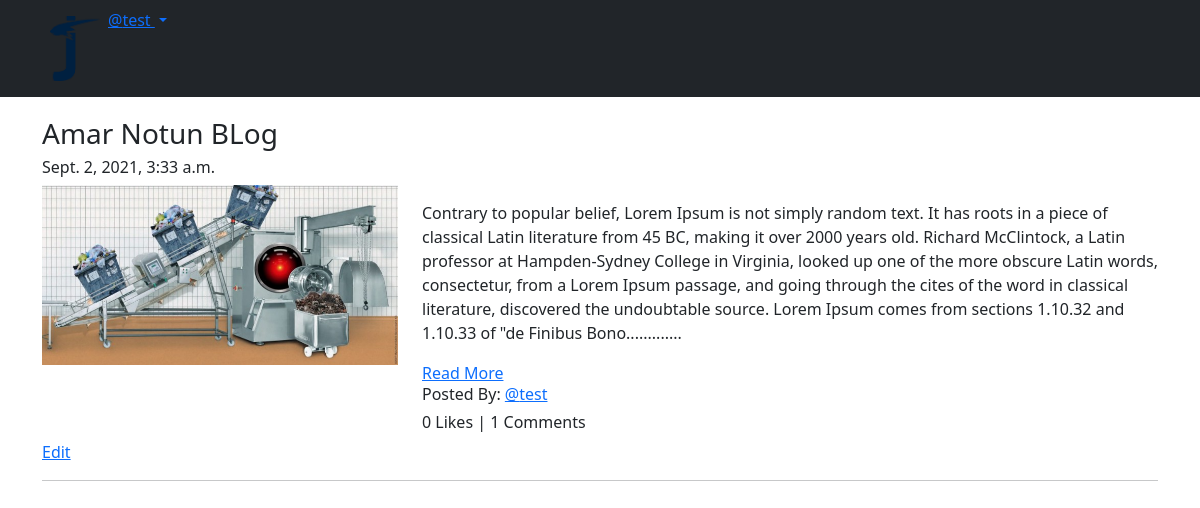
Page /blog/my-blogs/ (signed in) on the committed database.
### App_Blog/models.py (models this page shows, shortened)
class Blog(models.Model):
    author = models.ForeignKey(User, on_delete=models.CASCADE, related_name='post_author')
    blog_title = models.CharField(max_length=264, verbose_name="Put a Title")
    slug = models.SlugField(max_length=264, unique=True)
    blog_content = models.TextField(verbose_name="What is on your mind?")
    blog_image = models.ImageField(upload_to='blog_images', verbose_name="Image")
    publish_date = models.DateTimeField(auto_now_add=True)
    update_date = models.DateTimeField(auto_now=True)
    class Meta:
        ordering = ['-publish_date']

### App_Blog/views.py (the view)
# urls.py: path('my-blogs/', views.MyBlogs.as_view(), name='my_blogs'),
class MyBlogs(LoginRequiredMixin, TemplateView):
    template_name = 'App_Blog/my_blogs.html'

### App_Blog/templatetags/custom_filters.py (called while the page is built)
def range_filter(value):
    return value[0:500]+ "............."

### templates/App_Blog/my_blogs.html (shortened to what this page needs)
{% extends 'base.html' %}
{% load custom_filters %}
{% block body_block %}
{% for blog in user.post_author.all %}
<h3> {{blog.blog_title}} </h3>
<h6> {{blog.publish_date}} </h6>
<div class="row">
  <div class="col-sm-4">
    <img src="/media/{{blog.blog_image}}" width="100%">
  </div>
  <div class="col-sm-8">
    <p>{{blog.blog_content|range_filter|linebreaks}}</p>
    <a href="{% url 'App_Blog:blog_details' slug=blog.slug %}">Read More</a>
    <h6>Posted By: <a href="#">@{{blog.author}}</a></h6>
    <h6>{{blog.liked_blog.count}} Likes | {{blog.blog_comment.count}} Comments</h6>
  </div>
</div>
<a href="{% url 'App_Blog:edit_blog' pk=blog.pk %}">Edit</a>
<hr>
{% endfor %}
{% endblock %}

### templates/base.html (shortened to what this page needs)
<!DOCTYPE html>
<html lang="en" dir="ltr">
<head>
  <link href="https://cdn.jsdelivr.net/npm/bootstrap@5.1.0/dist/css/bootstrap.min.css" rel="stylesheet">
  <link rel="stylesheet" href="https://cdnjs.cloudflare.com/ajax/libs/font-awesome/4.7.0/css/font-awesome.min.css">
</head>
<body>
  <nav class="navbar navbar-expand-lg navbar-dark bg-dark">
    <div class="container">
      <div class="collapse navbar-collapse" id="navbarNav">
        <ul class="navbar-nav justify-content">
          <li class="nav-item">
            <a class="nav-link" href="{% url 'index' %}"><img src="/media/logo.png" width="50px"></a>
          </li>
          {% if user.is_authenticated %}
          <div class="dropdown">
            <a class="dropdown-toggle" href="#" id="dropdownMenuLink" data-bs-toggle="dropdown" aria-expanded="false">
              @{{ user.username }}
            </a>
          </div>
          {% endif %}
        </ul>
      </div>
    </div>
  </nav>
  <div class="container" style="padding-top:20px">
    {% block body_block %}
    {% endblock %}
  </div>
</body>
</html>

### rows in the picture
Blog: blog_title "Amar Notun BLog", publish_date "Sept. 2, 2021, 3:33 a.m.", blog_image (picture), blog_content|range_filter "Contrary to popular belief, Lorem Ipsum is not simply random text. It has roots in a piece of classical Latin literature from 45 BC, making it over 2000 years old. Richard McClintock, a Latin professor at Hampden-Sydney College in Virginia, looked up one of the more obscure Latin words, consectetur, from a Lorem Ipsum passage, and going through the cites of the word in classical literature, discovered the undoubtable source. Lorem Ipsum comes from sections 1.10.32 and 1.10.33 of \"de Finibus Bono.............", author "test", liked_blog.count "0", blog_comment.count "1"

### other values in the picture
{{ user.username }} "test"
